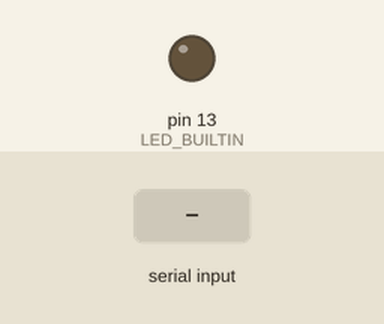
Recording of a sketch running on a simulated Arduino Uno, built with avr-gcc and run on an emulated ATmega328P. Shown: output pins drawn as LEDs (lit = HIGH). The inputs (shaded band) are chosen by the test bench.

Above: at 1.2 s.
1.3 s: "1" received over Serial
At 2.0 s:
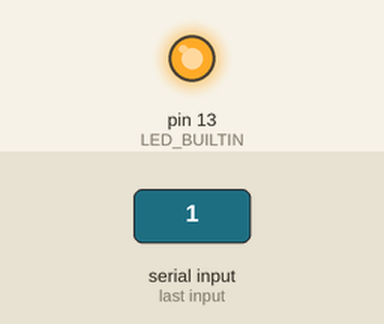
2.8 s: "0" received over Serial
At 3.2 s:
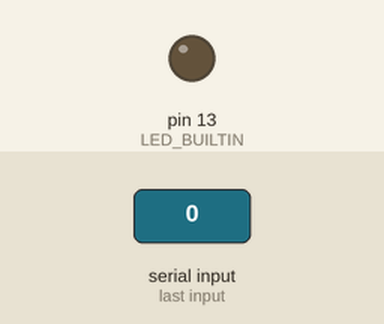
Timing chart, 0 to 5.8 s (numbered marks = the images above; inputs shaded):
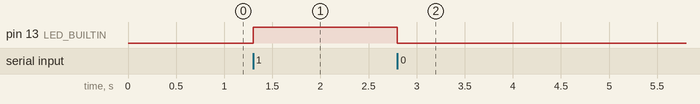

Measured:
- after the input at 1.3 s, pin 13 (LED_BUILTIN): LOW → HIGH at once
- after the input at 2.8 s, pin 13 (LED_BUILTIN): HIGH → LOW at once

The sketch:

built-in-led.ino
```cpp
void setup() {
  pinMode(LED_BUILTIN, OUTPUT);
  Serial.begin(115200);
}

void loop() {
  if (Serial.available() > 0) {
    int receivedByte = Serial.read();

    if (receivedByte == '1') {
      digitalWrite(LED_BUILTIN, HIGH);
    } else if (receivedByte == '0') {
      digitalWrite(LED_BUILTIN, LOW);
    }
  }
}
```
